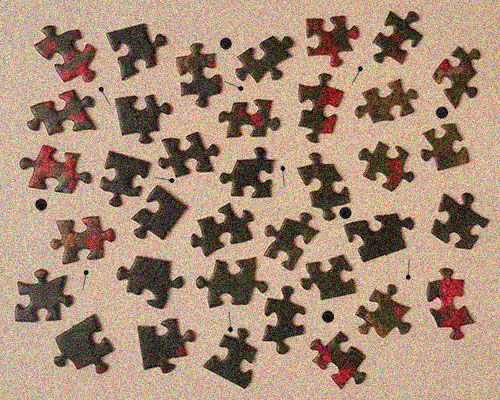
#> input picture Assign3_Segmentation/puzzle.jpg, 500 x 400 px
$ jupyter execute MV_A3.ipynb   (shell and % lines are left out)   (older library calls are emulated)
#> lines starting #> are read from the running program, lines starting #| are printed output that depends on the picture; after the words box and inside, x2 and y2 are one past the last pixel; in counts of white or black regions, pixels touching at a corner belong together; long printed decimals are rounded
# Machine Vision
## Assignment 3 - Binary image analysis

## Personal details

* **Name(s):** `PUT YOUR NAME(S) HERE.`
* **Student ID(s):** `PUT YOUR STUDENT ID(S) HERE.`

## Introduction

In this assignment, you will implement a segmentation method to separate puzzle pieces from the background in an image of a jigsaw puzzle. The segmentation will use Otsu's method to automatically determine a threshold based on the grayscale histogram, dividing the image into dark and light regions. Once segmented, you will apply post-processing techniques to refine the binary image and improve the final result.

Let us start by displaying the test image and the corresponding grayscale histogram.

[cell 1]
import cv2
import numpy as np
import matplotlib.pyplot as plt

img = cv2.imread('puzzle.jpg')
#> img is the input picture: shape (400, 500, 3); mean B, G, R 119.2, 140.1, 167
gray = cv2.cvtColor(img, cv2.COLOR_BGR2GRAY)
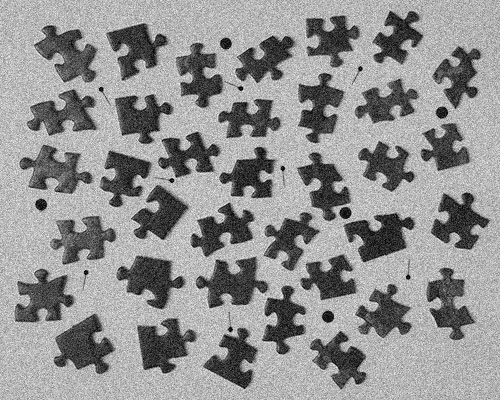
#> gray: shape (400, 500); min 1, max 251, mean 145.7

plt.figure(figsize=(15,5))
plt.subplot(121)
plt.title('Image (gray)')
plt.imshow(gray, cmap='gray')
plt.axis('off')
plt.subplot(122)
plt.title('Grayscale histogram')
h = plt.hist(gray.ravel(),256, density=True)
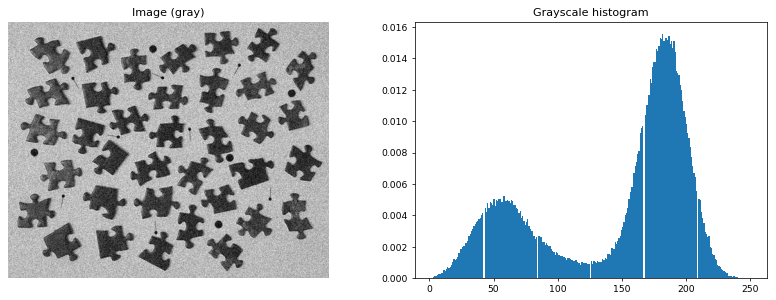
#> figure drawn by matplotlib, 2 panels; panel 2: tallest bar 0.0156 high, from x = 181.7 to 182.6

Notice that the image is quite noisy. This will make the segmentation more challenging. Before we continue with the segmentation, we want to reduce the noise. We will use the bilateral filter as it has the property of preserving edges and details.

[cell 2]
filt = cv2.bilateralFilter(gray,9,30,30)

plt.figure(figsize=(15,6))
plt.subplot(121)
plt.title('Image (filtered)')
plt.imshow(filt, cmap='gray')
plt.axis('off')
plt.subplot(122)
plt.title('Histogram (filtered)')
h2 = plt.hist(filt.ravel(),256, density=True)
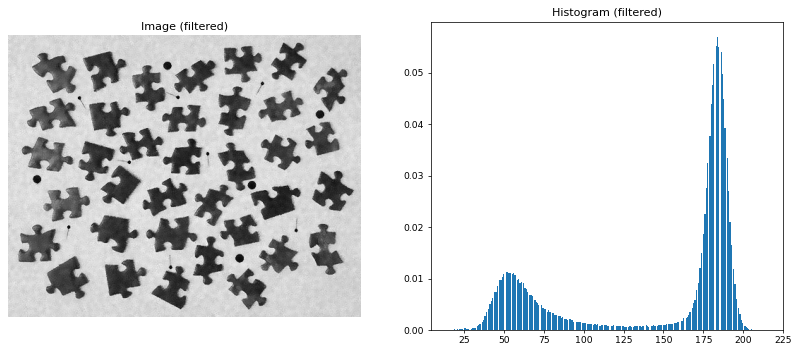
#> figure drawn by matplotlib, 2 panels; panel 2: tallest bar 0.057 high, from x = 183.6 to 184.4

## Manual segmentation

Now that we have filtered the image, we continue with the segmentation. A pixel should be classified as foreground if its intensity is less than a threshold value. We can see from the histogram that a good threshold value is somewhere between the peaks (in the valley). Let us pick a threshold $t=125$ and segment the image. We use the OpenCV function __[`threshold`](https://docs.opencv.org/2.4/modules/imgproc/doc/miscellaneous_transformations.html#threshold)__.

[cell 3]
t = 125
ret,thresh = cv2.threshold(filt,t,255,cv2.THRESH_BINARY_INV)
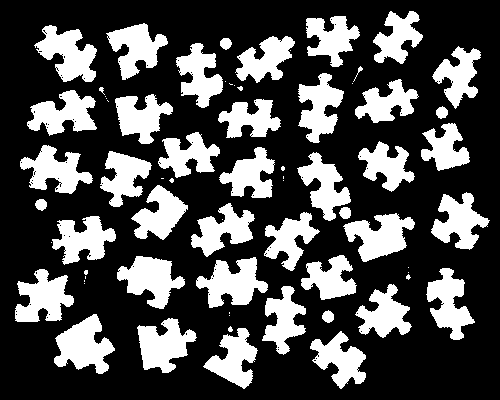
#> thresh: shape (400, 500); 30.5% white; 69 white regions (25 under 20 px), largest, box (x1, y1, x2, y2) and area: (54, 314, 115, 374) 2075, (196, 257, 268, 308) 2013, (34, 25, 97, 82) 1968
#> ret = 125

plt.figure(figsize=(15,6))
plt.subplot(121)
plt.imshow(filt, cmap='gray')
plt.title('Image (gray)')
plt.axis('off')
plt.subplot(122)
plt.imshow(thresh, cmap='gray')
plt.title('Thresholded')
plt.axis('off')

## Task 1 - Otsu's method (2 points)

In the previous task, we chose the threshold manually. Otsu's method automates this process by looking at the histogram $P(i)$. It choses the threshold $t$ that minimizes the within-group variance defined as

$$
\sigma_w^2(t) = q_1(t) \sigma_1^2(t) + q_2(t) \sigma_2^2(t),\qquad (1)
$$

where $q_1(t)$ and $q_2(t)$ are the sums of histogram values

$$
q_1(t) = \sum_{i=0}^{t-1} P(i) \qquad q_2(t) = \sum_{i=t}^{I-1} P(i) \qquad (2)
$$

and $\sigma_1^2(t)$ and $\sigma_2^2(t)$ are variances

$$
\sigma_1^2(t) = \sum_{i=0}^{t-1} [i - \mu_1(t)]^2 \frac{P(i)}{q_1(t)}  \qquad \sigma_2^2(t) = \sum_{i=t}^{I-1} [i - \mu_2(t)]^2 \frac{P(i)}{q_2(t)}. \qquad (3)
$$

The mean values of the two distributions are

$$
\mu_1(t) = \sum_{i=0}^{t-1} \frac{i P(i)}{q_1(t)}  \qquad \mu_2(t) = \sum_{i=t}^{I-1} \frac{i P(i)}{q_2(t)}. \qquad (4)
$$

To implement Otsu's method, compute $\sigma_w^2(t)$ (Eq.1 ) for all possible threshold values $t$. After that, choose the threshold that gives the smallest within-group variance $\sigma_w^2(t)$.

### Instructions

Complete the function `computeGroupVariance` to calculate the within-group variance $\sigma_w^2(t)$ for a given threshold $t$.

1. Calculate $q_1(t)$ and $q_2(t)$ from the histogram $P(i)$ using Eq. 2.
2. Calculate $\mu_1(t)$, $\mu_2(t)$ (Eq. 4), and the variances $\sigma_1^2(t)$, $\sigma_2^2(t)$ (Eq. 3).
3. Return the within-group variance $\sigma_w^2(t)$ (Eq. 1).

**Tips!** Verify that your implementation works for all $t$ in the range $[0, 255]$. Add a small constant (e.g., $1 \times 10^{-9}$) to $q_1(t)$ and $q_2(t)$ to avoid division by zero. Test the function with $t = 125$. The expected results are $\sigma_w^2(t) \approx 176.7$, $\mu_1 \approx 63.3$, and $\mu_2 \approx 181.9$. Run the provided code to confirm your implementation.

[cell 4]
# INPUTS
# P : Histogram probabilities (255x1 vector)
# t : Threshold value (scalar between [0,255])
#
# OUTPUT
# varw  : Within-group variance (scalar)
#
def computeGroupVariance(P, t):

    # The following line can be removed
    varw = 0

    # ---------- YOUR CODE STARTS HERE -----------

    # Compute q1 and q2 for a given threshold (Eq. 2)
    q1 = sum(P[0:t]) + 1e-9
    q2 = sum(P[t:]) + 1e-9

    # Compute mean values (Eq. 4)
    mean1 = sum((i * P[i])/ q1 for i in range(t))
    mean2 = sum((i * P[i])/ q2 for i in range(t, len(P) - 1))

    # Compute variances (Eq. 3)
    var1 = sum(((i - mean1)**2 * P[i])/ q1 for i in range(t))
    var2 = sum(((i - mean2)**2 * P[i])/ q2 for i in range(t, len(P) - 1))

    # Compute within-group variance (Eq. 1)
    varw = q1 * var1 + q2 * var2

    # ----------- YOUR CODE ENDS HERE ------------

    return varw


bins = np.arange(0,256,1)
P = np.histogram(filt.ravel(),bins,density=True)[0]
#> P = 255 values, max 0.0448 at index 184, min 0 at index 0, mean 0.00392

t = 125 # Threshold
varw = computeGroupVariance(P,t)
#> in computeGroupVariance, `q1 = sum(P[0:t]) + 1e-9`: q1 = 0.305
#> in computeGroupVariance, `q2 = sum(P[t:]) + 1e-9`: q2 = 0.695
#> in computeGroupVariance, `mean1 = sum((i * P[i])/ q1 for i in range(t))`: mean1 = 63.33
#> in computeGroupVariance, `mean2 = sum((i * P[i])/ q2 for i in range(t, len(P) - 1))`: mean2 = 181.9
#> in computeGroupVariance, `var1 = sum(((i - mean1)**2 * P[i])/ q1 for i in range(t))`: var1 = 355.5
#> in computeGroupVariance, `var2 = sum(((i - mean2)**2 * P[i])/ q2 for i in range(t, len(P) - 1))`: var2 = 98.43
#> in computeGroupVariance, `varw = q1 * var1 + q2 * var2`: varw = 176.7
#> varw = 176.7
print("Within-group variance = %f (threshold %d)" %(varw,t))
#| Within-group variance = 176.726 (threshold 125)

[cell 5]
# LEAVE EMPTY

### Segmentation

Next we are going to use the function to compute within-group variances for all thresholds. Then, we will choose the threshold that gives the smallest within-group variance. The threshold found using Otsu's method should be close to the threshold we picked manually.

[cell 6]
thresholds = np.arange(256)
varws = np.zeros(256, dtype=np.float32)

for idx, t in enumerate(thresholds):
    varw = computeGroupVariance(P,t)
    varws[idx] = varw
#> this loop made 256 passes
#> (q1 in computeGroupVariance, q2 in computeGroupVariance, mean1 in computeGroupVariance, mean2 in computeGroupVariance, var1 in computeGroupVariance, var2 in computeGroupVariance, varw) on passes 1 to 3: (1e-09, 1, 0, 145.8, 0, 3154.2, 3154.2), (1e-09, 1, 0, 145.8, 0, 3154.2, 3154.2), (1e-09, 1, 0, 145.8, 0, 3154.2, 3154.2)
#> after the loop, varws = 256 values, max 3154.2 at index 0, min 176.5 at index 123, mean 1756.7

t = np.argmin(varws)
#> t = 123
print("Threshold = %d (within-group variance %f)" %(t,varws[t]))
#| Threshold = 123 (within-group variance 176.456)

ret, otsu = cv2.threshold(filt,t,255,cv2.THRESH_BINARY_INV)
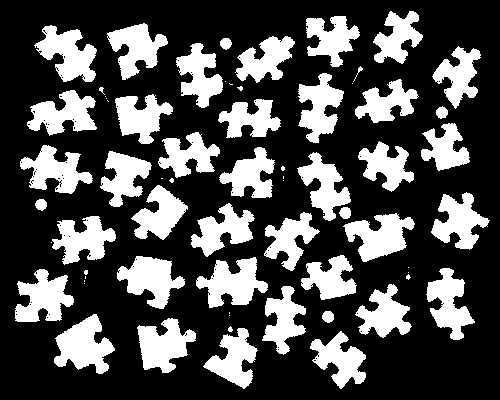
#> otsu: shape (400, 500); 30.4% white; 67 white regions (23 under 20 px), largest, box (x1, y1, x2, y2) and area: (54, 314, 115, 374) 2069, (196, 257, 268, 308) 2007, (34, 25, 97, 82) 1953
#> ret = 123
plt.figure(figsize=(15,6))
plt.subplot(121)
plt.imshow(filt, cmap='gray')
plt.title('Image (gray)')
plt.axis('off')
plt.subplot(122)
plt.imshow(otsu, cmap='gray')
plt.title("Otsu's method")
plt.axis('off')

## Post-processing (optional)

The remaining steps of this notebook are optional and focus on refining the segmentation result. At this stage, the segmentation should be fairly accurate, but closer inspection reveals small holes, noise, and unwanted objects in the segmented image. To address these issues, we will refine the segmentation using morphological operations.

**Morphological operations**

The following code performs morphological closing to fill small holes in the segmented regions. This operation involves dilation followed by erosion and is effective in closing gaps within objects. Then, we will apply morphological opening to remove small noise and isolated regions. This operation consists of erosion followed by dilation.

While these steps improve the segmentation, some larger unwanted objects remain. These will be addressed in the following sections.

[cell 7]
sel1 = cv2.getStructuringElement(cv2.MORPH_ELLIPSE,(3,3))
closing = cv2.morphologyEx(otsu, cv2.MORPH_CLOSE, sel1)
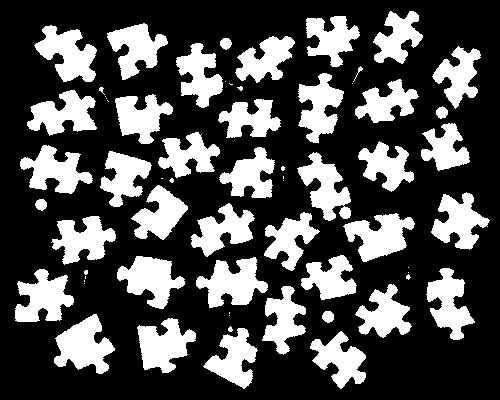
#> closing: shape (400, 500); 30.6% white; 64 white regions (21 under 20 px), largest, box (x1, y1, x2, y2) and area: (54, 314, 115, 374) 2077, (196, 257, 268, 308) 2026, (34, 25, 97, 82) 1986

plt.figure(figsize=(8,8))
plt.imshow(closing, cmap='gray')
plt.title('Morphological closing')
plt.axis('off')

sel2 = cv2.getStructuringElement(cv2.MORPH_ELLIPSE,(5,5))
opening = cv2.morphologyEx(closing, cv2.MORPH_OPEN, sel2)
#> opening: shape (400, 500); 30.1% white; 41 white regions

plt.figure(figsize=(8,8))
plt.imshow(opening, cmap='gray')
plt.title('Morphological opening')
plt.axis('off')

**Connected component labeling**

The following code gives an unique label to each connected component in the binary image. It also extracts the contours of the objects. Notice that we still have more objects than we have puzzle pieces.

[cell 8]
ret, labels = cv2.connectedComponents(opening)
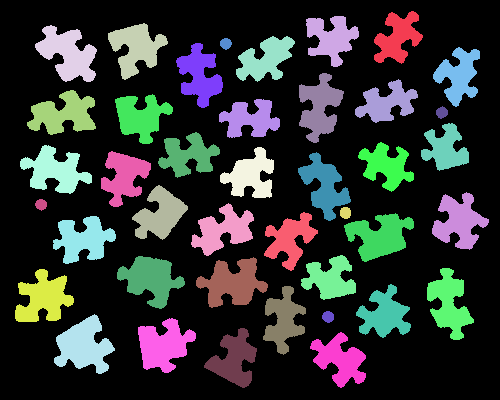
#> labels: shape (400, 500) int32; 42 distinct labels, from 0 to 41; one colour per label, 0 black
#> ret = 42
cnt,_ = cv2.findContours(opening, 1, 1)
#> cnt = 41 contours; largest, box (x1, y1, x2, y2) and area: (54, 314, 115, 374) 1951, (196, 257, 268, 308) 1868, (35, 25, 97, 82) 1851, (117, 256, 185, 309) 1822, (344, 213, 414, 262) 1796
#_,cnt,_ = cv2.findContours(opening, 1, 1) # For older OpenCV versions

plt.figure(figsize=(15,5))
plt.subplot(121)
plt.imshow(labels)
plt.title('Labeled image')
plt.axis('off')
plt.subplot(122)
for i in range(len(cnt)):
    plt.plot(cnt[i][:,0,0],cnt[i][:,0,1])
#> this loop made 41 passes
plt.gca().invert_yaxis()
plt.title('Contours')
plt.axis('equal')
#> Out = (-8.65, 511.6, 405.8, -7.8)
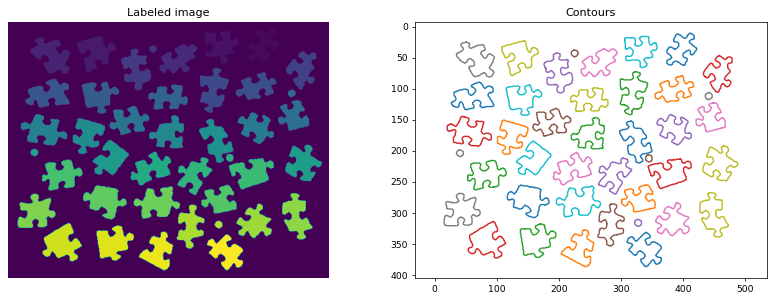
#> figure drawn by matplotlib, 2 panels

**Removing small ojects**

As a final step, we remove those unwanted round objects. Luckily, they are much smaller than the puzzle pieces. We will compute the area of each contour using __[`contourArea`](https://docs.opencv.org/4.2.0/d3/dc0/group\_\_imgproc\_\_shape.html#ga2c759ed9f497d4a618048a2f56dc97f1)__ and keep objects, which area is more than 500. In the end, there are 36 objects in total (each jigsaw piece represents an object).

[cell 9]
# This will be the final result (binary image)
final = np.zeros_like(otsu)

for i in range(len(cnt)):
    area = cv2.contourArea(cnt[i])
    if (area > 500):
        cv2.drawContours(final, cnt, i, 255, thickness=-1)
#> this loop made 41 passes
#> area on passes 1 to 12: 1490, 1507.5, 1787, 1951, 94.5, 1412, 1491.5, 1735.5, 1625.5, 1868.5, 1822.5, 1334
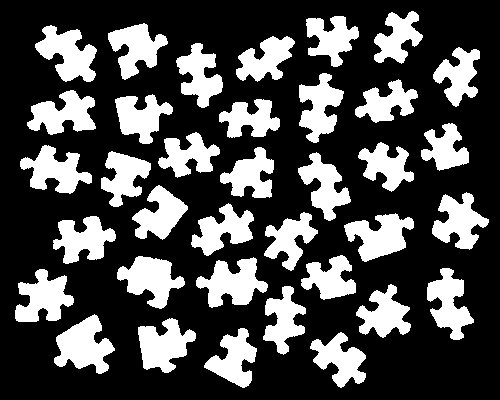
#> final: shape (400, 500); 29.8% white; 36 white regions

ret, labels_final = cv2.connectedComponents(final)
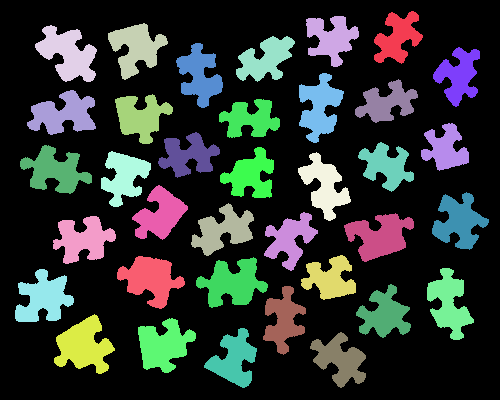
#> labels_final: shape (400, 500) int32; 37 distinct labels, from 0 to 36; one colour per label, 0 black
#> ret = 37
cnt_final,_ = cv2.findContours(final, 1, 1)
#> cnt_final = 36 contours; largest, box (x1, y1, x2, y2) and area: (54, 314, 115, 374) 1951, (196, 257, 268, 308) 1868, (35, 25, 97, 82) 1851, (117, 256, 185, 309) 1822, (344, 213, 414, 262) 1796
#_,cnt_final,_ = cv2.findContours(final, 1, 1) # For older OpenCV versions

plt.figure(figsize=(15,5))
plt.subplot(121)
plt.imshow(labels_final)
plt.title('Labeled image')
plt.title("Labeled image (objects = %d)" %len(cnt_final))
plt.axis('off')
plt.subplot(122)
plt.imshow(final, cmap='gray')
plt.title('Final segmentation')
plt.axis('off')
#> Out = (-0.5, 499.5, 399.5, -0.5)
